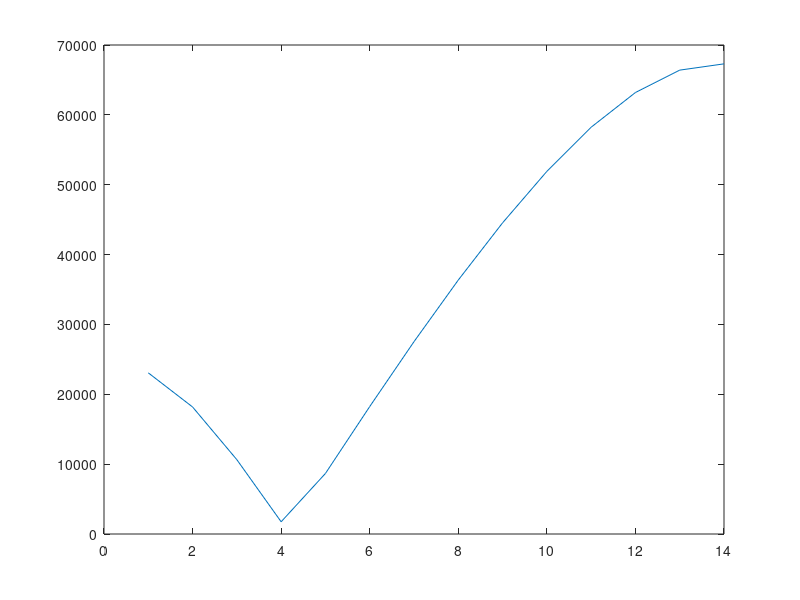

This chart was generated by the following MATLAB code:
clc; clear; close all;
format longG;
r=0.265;
x=350;
y=3.85;
N=14;
for k=1:N
    if k==1
        A(k)=0;
        B(k)=1;
        T(k)=(x*(((A(k)/x)^y-(log(r)/B(k)))^(1/y)))-A(k);
        continue
    end
    g=k-1;
    ak(k)=g/(3*g+1);
    A(k)=A(k-1)+(T(k-1)*ak(k));
    bk(k)=(4*g+1)/(3*g+1);
    B(k)=B(k-1)*bk(k);
    T(k)=(x*(((A(k)/x)^y-(log(r)/B(k)))^(1/y)))-A(k);
end
TT=zeros(1,N);
TT(1)=T(1);
for k=1:N
    if k>1
        TT(k)=T(k)+TT(k-1);
    end
end
L=1460 %days of lease
Cf=100;
a=100;
b=50;
t=0.0001:0.0001:L;
hh=(y/x).*(t/x).^(y-1);
h0=@(ts) (y/x).*(ts/x).^(y-1);
D=integral(h0,0,L);
%%%%%%%%%%%%%%%%%%%%%%%%%%%%%%%%%%%%%%%%%%%%%%%%%%%%%%%%%%%%%%%%%%%%%%
for i=1:N
    tk(i)=round(TT(i)*10000);
end
for i=1:N    
%{
 if i==1
        h(i)=B(i)*h0(A(i)+t(1));
        hk(i)=hh(tk(i));
        d(i)=hk(i)-h(i);
    elseif i>1
        h(i)=B(i)*h0(A(i)+t(1));
        hk(i)=hh(tk(i));
        d(i)=hk(i)-h(i);
 
%}
    if i==1
        h(i)=B(i)*h0(A(i)+t(1));
        p(i)=hh(tk(i));
        d(i)=p(i)-h(i);
    elseif i>1
        h(i)=B(i)*h0(A(i)+t(1));
        p(i)=hh(tk(i));
        d(i)=p(i)-h(i);
    end
end
for i=1:N
    if i==1
        s1(i)=d(i)*(L-TT(i));
        s2(i)=a+b*d(i);
        J(i)=Cf*abs(D-s1(i))+s2(i);
    elseif i>1
        s1(i)=d(i)*(L-TT(i))+s1(i-1);
        s2(i)=a+b*d(i)+s2(i-1);
        J(i)=Cf*abs(D-s1(i))+s2(i);
    end
end
plot(1:N,J) 
